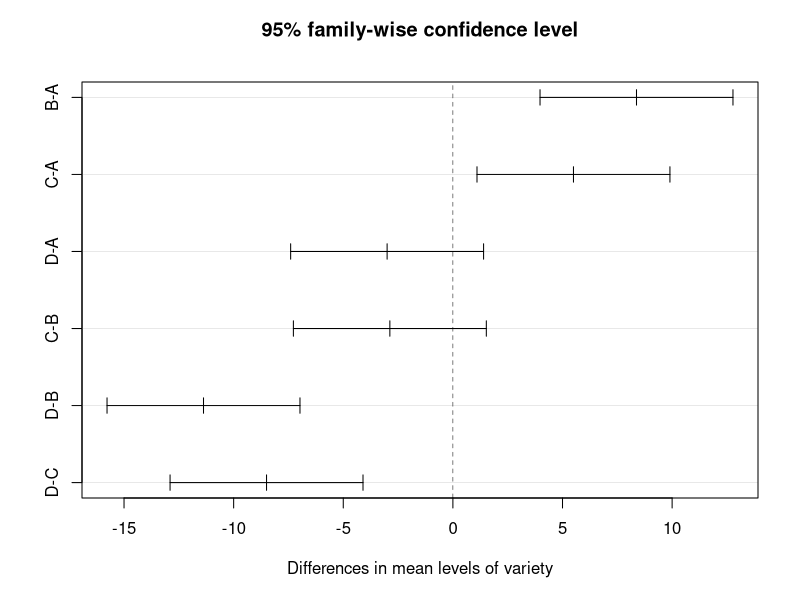
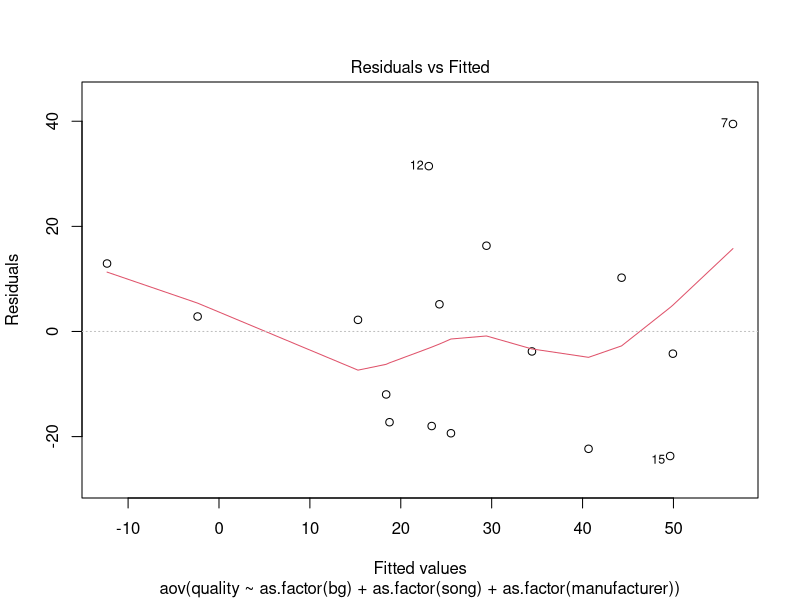
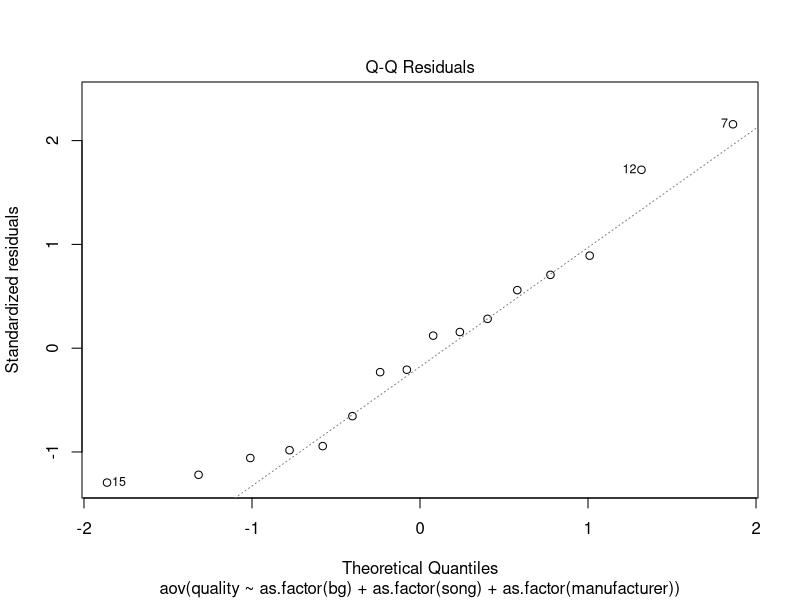
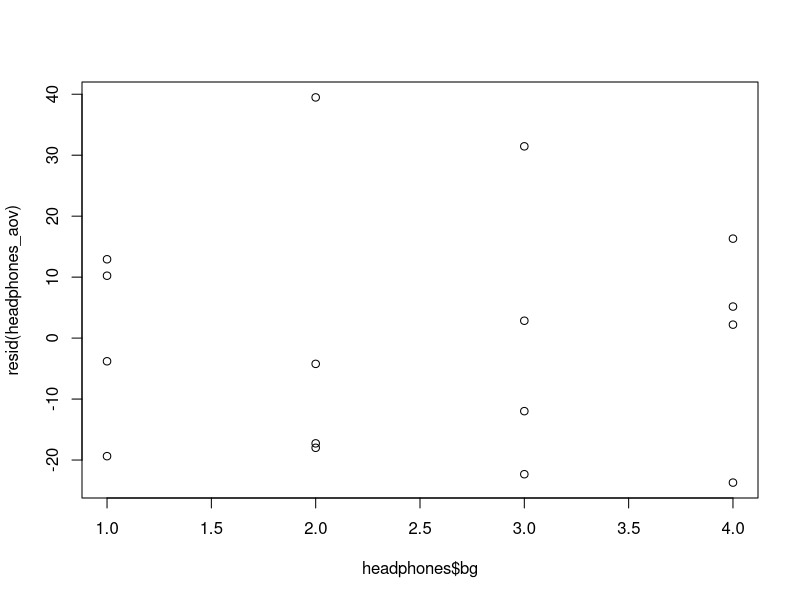
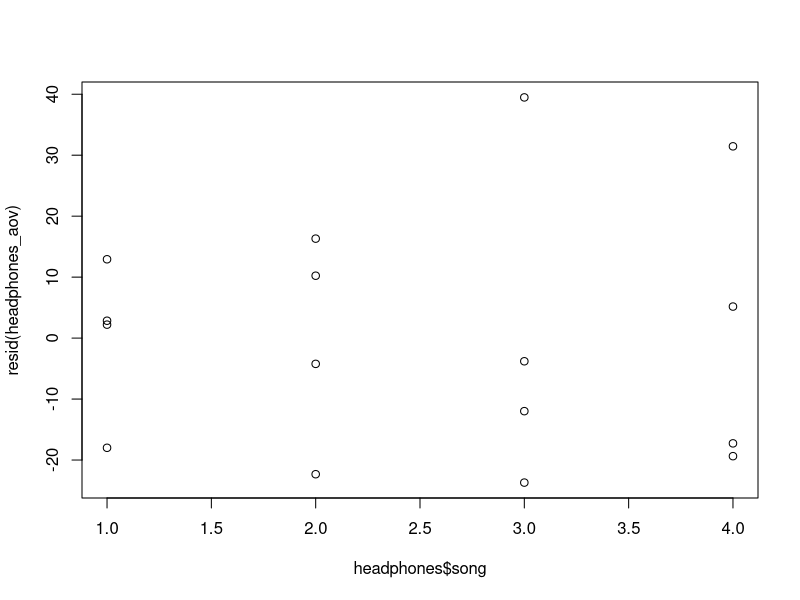
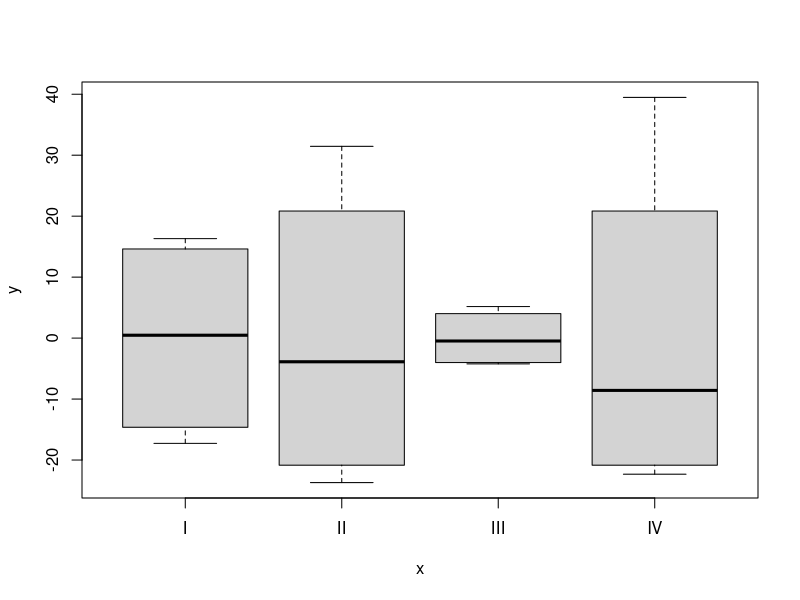
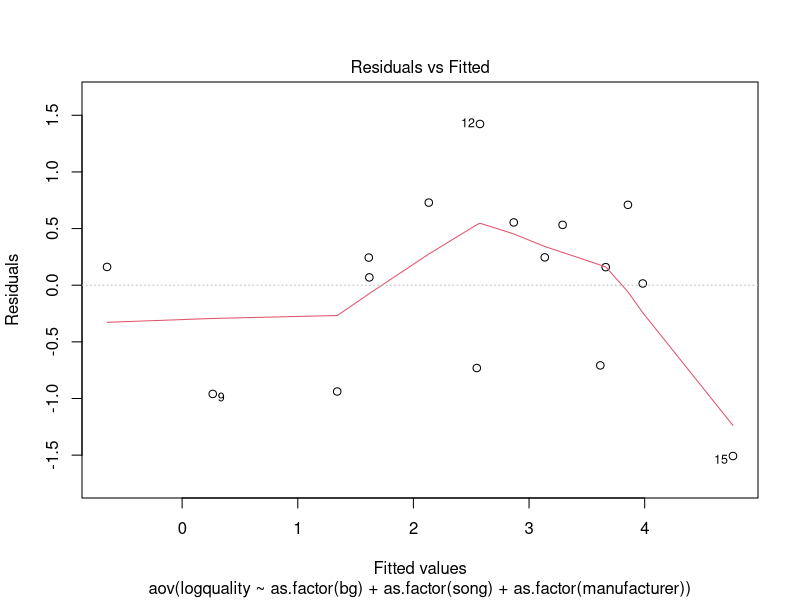
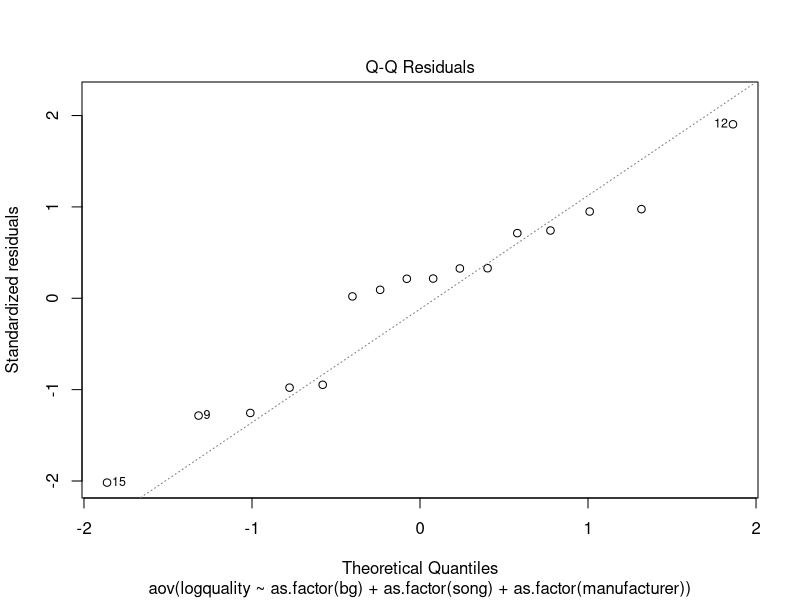

These charts were generated, in order, by the following R code:
## ---- chunk 1
knitr::opts_chunk$set(cache = F)
## ---- chunk 2
# pilot data
coffee <- data.frame("cafe 1" = c(3.1, 3.5, 3.2, 3.2),
                     "cafe 2" = c(4.5, 4.4, 4.0, 4.2))
set.seed(100)
n <- 14 # CHANGE
sigma <- sqrt( ( (n-1)*sd(coffee$cafe.1)^2 + (n-1)*sd(coffee$cafe.2)^2 ) / (2*n-2) )
alpha <- 0.05
typeII <- sapply(1:2000, function(i){
  mus <- c(mu1 = 3.25, mu2 = 3.5)
  sim_data <- data.frame(cafe = as.factor(rep(c(1,2), rep(n, 2))),
                         rating = c(sapply(mus, function(mu) rnorm(n, mu, sd = sigma))))
  sim_aov <- aov(rating ~ as.factor(cafe), data = sim_data)
  summary(sim_aov)[[1]]$`Pr(>F)`[1] < alpha
})
mean(typeII) # Needs to be ~ 0.90
## [1] 0.9005
## ---- chunk 3
tomatoes <- read.csv("./tomatoes.csv")
tomatoes
## ---- chunk 4
tomatoes_aov <- aov(yield ~ location*variety, data = tomatoes)
summary(tomatoes_aov)
## ---- chunk 5
tomatoes_hsd <- TukeyHSD(tomatoes_aov, which = "variety")
tomatoes_hsd
plot(tomatoes_hsd)
## ---- chunk 6
headphones <- read.csv("./headphones.csv")
headphones
## ---- chunk 7
headphones_aov <- aov(quality ~ as.factor(bg) + as.factor(song) + as.factor(manufacturer), data = headphones)
summary(headphones_aov)
plot(headphones_aov, which = c(2,1))

plot(headphones$bg, resid(headphones_aov))
plot(headphones$song, resid(headphones_aov))
plot(as.factor(headphones$manufacturer), resid(headphones_aov))
## ---- chunk 8
headphones$logquality = log(headphones$quality)

headphones_aov1 <- aov(logquality ~ as.factor(bg) + as.factor(song) + as.factor(manufacturer), 
                       data = headphones)
summary(headphones_aov1)
plot(headphones_aov1, which = c(2,1))

plot(headphones$bg, resid(headphones_aov1))
plot(headphones$song, resid(headphones_aov1))
plot(as.factor(headphones$manufacturer), resid(headphones_aov1))

## ---- chunk 9
summary(headphones_aov1)
TukeyHSD(headphones_aov1)
